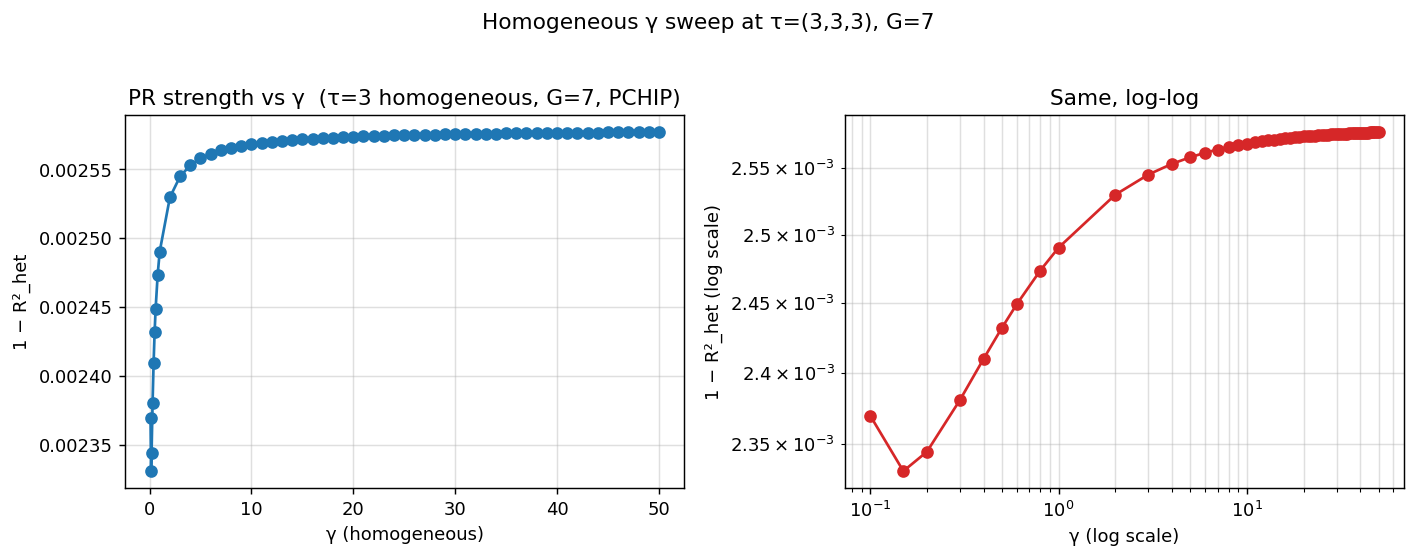

This chart was generated by the following Python code:
"""Plot 1-R² as a function of γ for the homogeneous γ sweep."""
import csv
import matplotlib
matplotlib.use("Agg")
import matplotlib.pyplot as plt

CSV = "/home/user/REZN/python/pchip_continuation_results.csv"
OUT = "/home/user/REZN/python/plot_1mR2_vs_gamma.png"

def main():
    rows = []
    with open(CSV) as f:
        for r in csv.DictReader(f):
            if r["converged"] != "1":
                continue
            tau = (float(r["tau_1"]), float(r["tau_2"]), float(r["tau_3"]))
            gam = (float(r["gamma_1"]), float(r["gamma_2"]), float(r["gamma_3"]))
            # homogeneous: all three equal
            if not (tau[0] == tau[1] == tau[2]
                    and gam[0] == gam[1] == gam[2]):
                continue
            # γ sweep: τ == 3
            if abs(tau[0] - 3.0) > 1e-9:
                continue
            rows.append((gam[0], float(r["oneR2_het"])))

    rows.sort(key=lambda x: x[0])
    if not rows:
        print("No converged homogeneous γ-sweep rows in CSV.")
        return
    gammas = [r[0] for r in rows]
    oneR2  = [r[1] for r in rows]

    print(f"{len(rows)} converged points plotted.")
    print("γ range:", min(gammas), "..", max(gammas))
    print("1-R² range:", min(oneR2), "..", max(oneR2))

    fig, axs = plt.subplots(1, 2, figsize=(11, 4.2))
    axs[0].plot(gammas, oneR2, "o-", color="#1f77b4")
    axs[0].set_xlabel("γ (homogeneous)")
    axs[0].set_ylabel("1 − R²_het")
    axs[0].set_title("PR strength vs γ  (τ=3 homogeneous, G=7, PCHIP)")
    axs[0].grid(True, alpha=0.4)

    axs[1].loglog(gammas, oneR2, "o-", color="#d62728")
    axs[1].set_xlabel("γ (log scale)")
    axs[1].set_ylabel("1 − R²_het (log scale)")
    axs[1].set_title("Same, log-log")
    axs[1].grid(True, which="both", alpha=0.4)

    fig.suptitle("Homogeneous γ sweep at τ=(3,3,3), G=7", y=1.02)
    fig.tight_layout()
    fig.savefig(OUT, dpi=130, bbox_inches="tight")
    print(f"wrote {OUT}")


if __name__ == "__main__":
    main()
